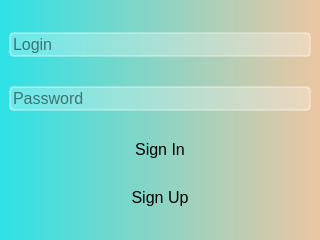
<?xml version="1.0" encoding="UTF-8"?>
<ui version="4.0">
 <class>MainWindow</class>
 <widget class="QMainWindow" name="MainWindow">
  <property name="geometry">
   <rect>
    <x>0</x>
    <y>0</y>
    <width>320</width>
    <height>240</height>
   </rect>
  </property>
  <property name="font">
   <font>
    <family>Ubuntu</family>
    <pointsize>12</pointsize>
   </font>
  </property>
  <property name="windowTitle">
   <string>MainWindow</string>
  </property>
  <property name="styleSheet">
   <string notr="true">background-color:  qlineargradient(spread:pad, x1:0 y1:0, x2:1 y2:0, stop:0 rgba(0, 0, 0, 255), stop:1 rgba(255, 255, 255, 255));
background-color: qlineargradient( x1:0 y1:0, x2:1 y2:0, stop:0 #2de2e6, stop:1 #ECC6A2);
font-family: Ubuntu</string>
  </property>
  <widget class="QWidget" name="centralwidget">
   <layout class="QGridLayout" name="gridLayout">
    <item row="0" column="0">
     <widget class="QLineEdit" name="login">
      <property name="font">
       <font>
        <family>Ubuntu</family>
        <pointsize>12</pointsize>
       </font>
      </property>
      <property name="styleSheet">
       <string notr="true">background-color: rgba(255, 255, 255, 70);
border: 2px solid rgba(255, 255, 255, 80);
border-radius: 5px;
</string>
      </property>
      <property name="placeholderText">
       <string>Login</string>
      </property>
     </widget>
    </item>
    <item row="1" column="0">
     <widget class="QLineEdit" name="password">
      <property name="font">
       <font>
        <family>Ubuntu</family>
        <pointsize>12</pointsize>
       </font>
      </property>
      <property name="styleSheet">
       <string notr="true">background-color: rgba(255, 255, 255, 70);
border: 2px solid rgba(255, 255, 255, 80);
border-radius: 5px;
</string>
      </property>
      <property name="placeholderText">
       <string>Password</string>
      </property>
     </widget>
    </item>
    <item row="2" column="0">
     <widget class="QPushButton" name="sign_in">
      <property name="font">
       <font>
        <family>Ubuntu</family>
        <pointsize>12</pointsize>
       </font>
      </property>
      <property name="styleSheet">
       <string notr="true">QPushButton {
color: black;
background-color: none;
border: none;
font-size: 20 pt;
}
QPushButton:hover {
color: white;
}
QPushButton:pressed {
color: white;
background-color: rgba(255, 255, 255, 70);
border: 1px solid rgba(255, 255, 255, 80);
border-radius: 3px;
}</string>
      </property>
      <property name="text">
       <string>Sign In</string>
      </property>
      <property name="icon">
       <iconset resource="../icons/resources_auth.qrc">
        <normaloff>:/newPrefix/login.svg</normaloff>:/newPrefix/login.svg</iconset>
      </property>
      <property name="iconSize">
       <size>
        <width>24</width>
        <height>24</height>
       </size>
      </property>
      <property name="autoRepeatInterval">
       <number>100</number>
      </property>
     </widget>
    </item>
    <item row="3" column="0">
     <widget class="QPushButton" name="sign_up">
      <property name="font">
       <font>
        <family>Ubuntu</family>
        <pointsize>12</pointsize>
       </font>
      </property>
      <property name="styleSheet">
       <string notr="true">QPushButton {
color: black;
background-color: none;
border: none;
font-size: 20 pt;
}
QPushButton:hover {
color: white;
}
QPushButton:pressed {
color: white;
background-color: rgba(255, 255, 255, 70);
border: 1px solid rgba(255, 255, 255, 80);
border-radius: 3px;
}</string>
      </property>
      <property name="text">
       <string>Sign Up</string>
      </property>
      <property name="icon">
       <iconset resource="../icons/resources_auth.qrc">
        <normaloff>:/newPrefix/person_add.svg</normaloff>:/newPrefix/person_add.svg</iconset>
      </property>
      <property name="iconSize">
       <size>
        <width>24</width>
        <height>24</height>
       </size>
      </property>
     </widget>
    </item>
   </layout>
  </widget>
 </widget>
 <resources>
  <include location="../icons/resources_auth.qrc"/>
 </resources>
 <connections/>
</ui>
